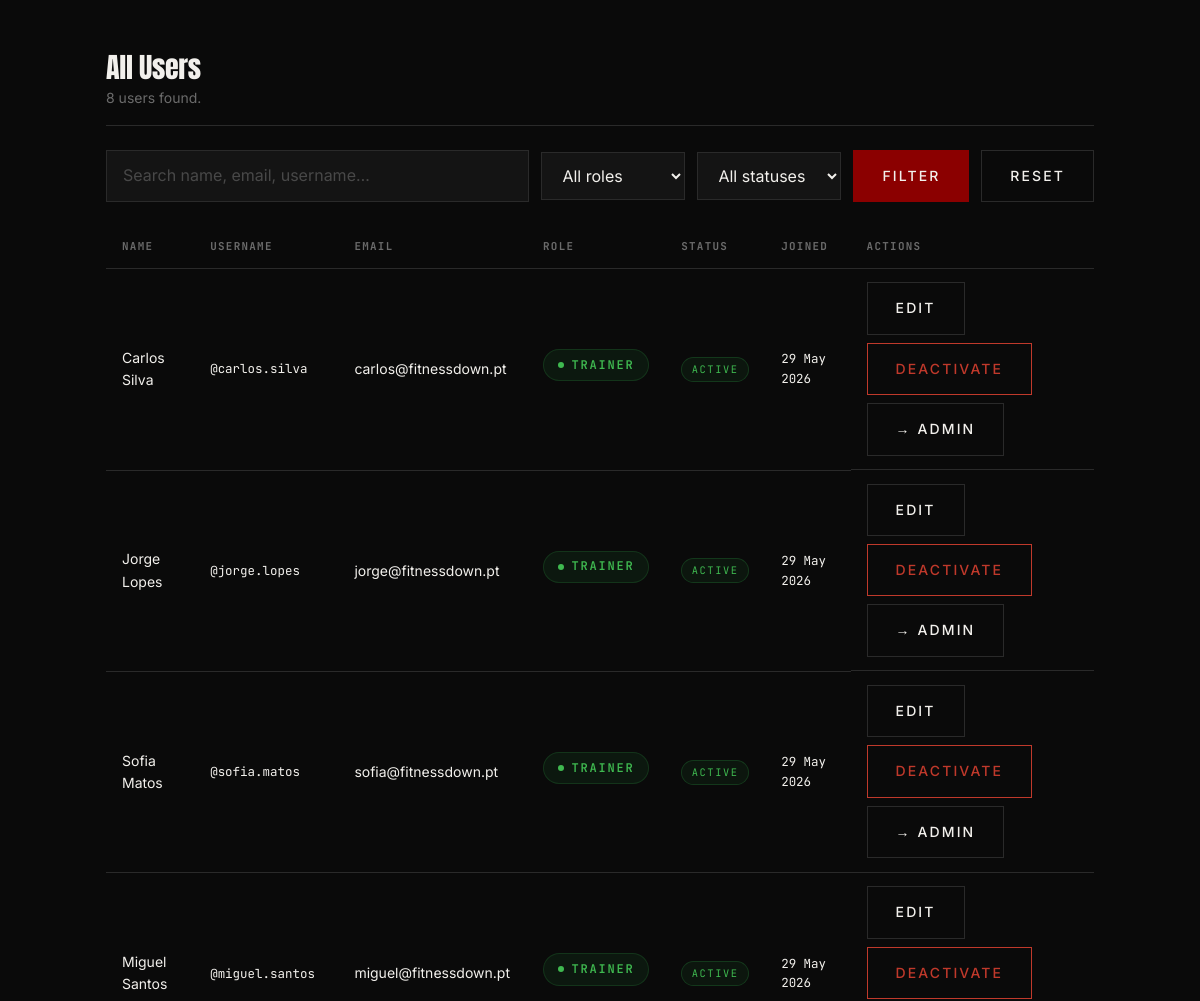
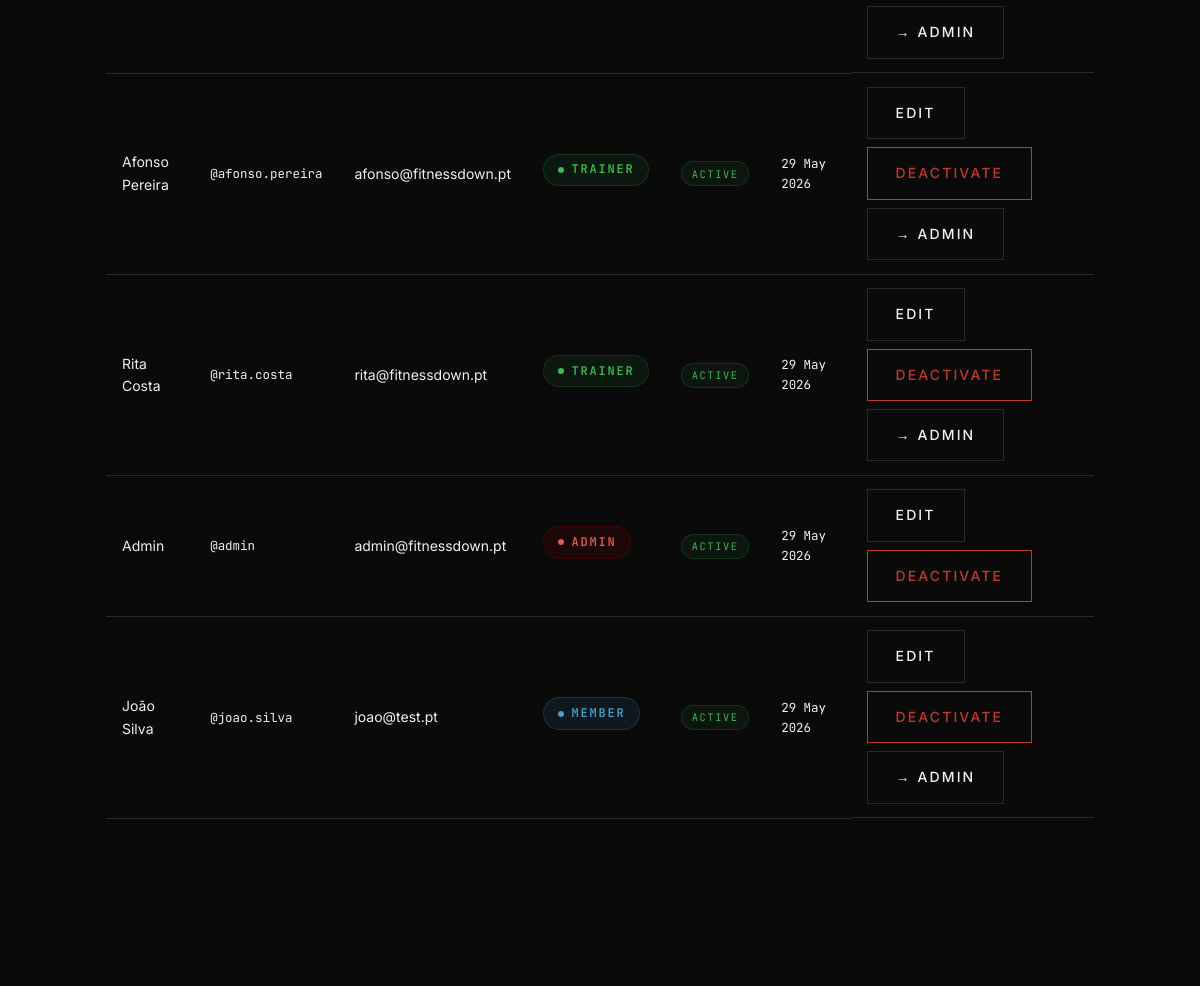
The app's page /admin/users.php (signed in, middle part), older data (2 pictures, top to bottom).
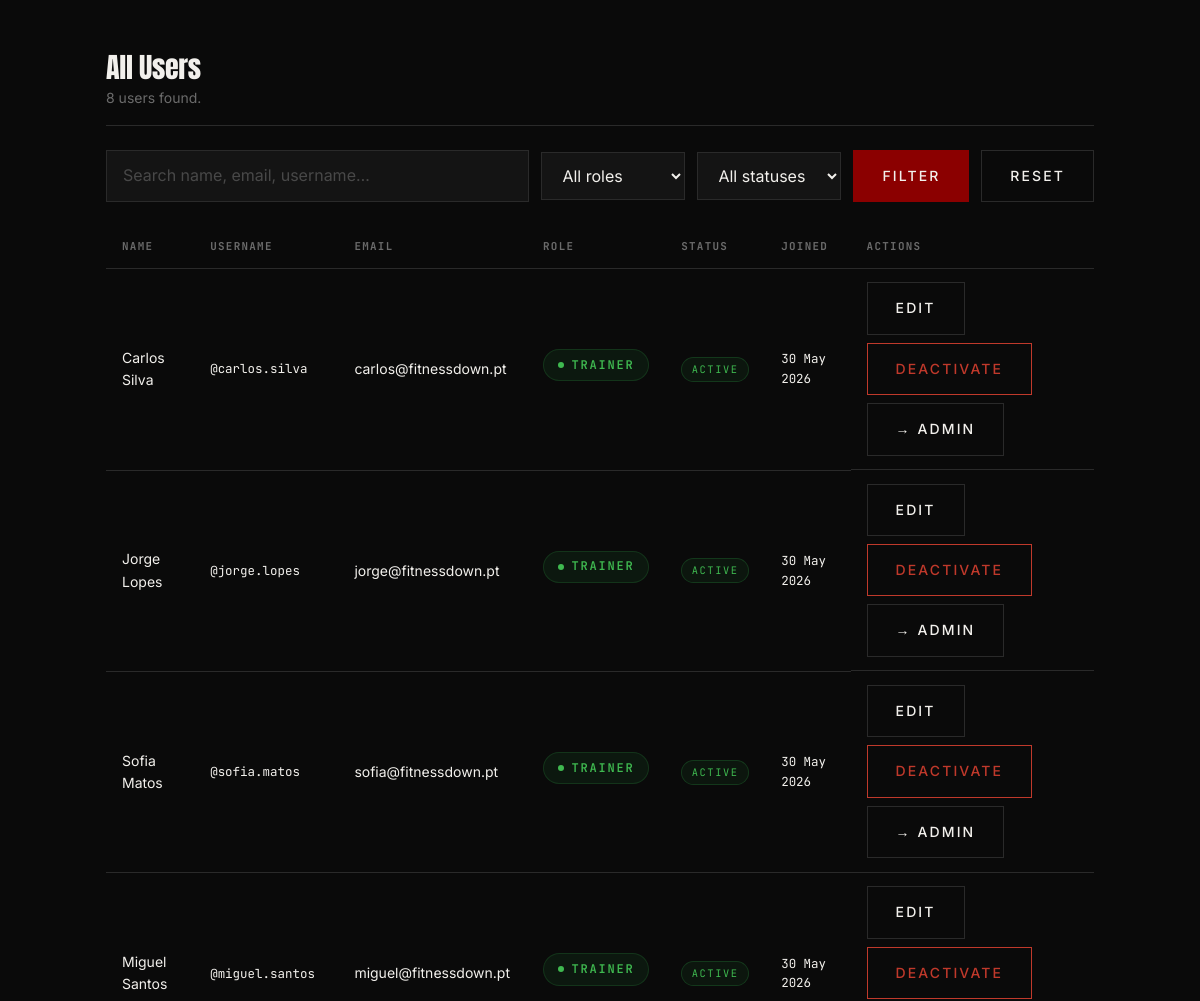
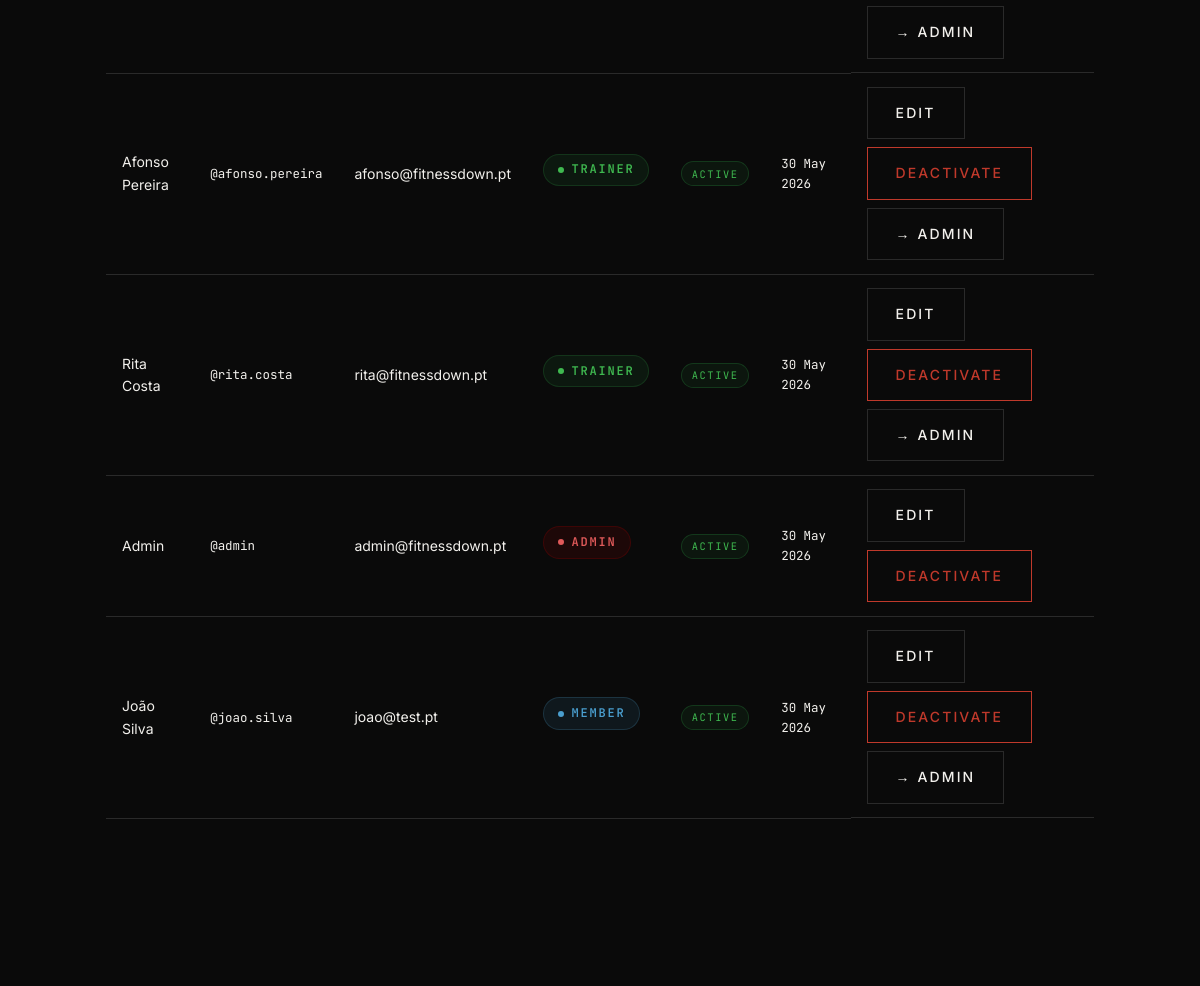
The same page, newer data (2 pictures, top to bottom).
### tables this page shows
CREATE TABLE users (
    id INTEGER PRIMARY KEY AUTOINCREMENT,
    name TEXT NOT NULL,
    email TEXT NOT NULL UNIQUE,
    username TEXT NOT NULL UNIQUE,
    password_hash TEXT NOT NULL,
    profile_photo TEXT,
    role TEXT NOT NULL CHECK (role IN ('member', 'trainer', 'admin')),
    created_at TEXT NOT NULL DEFAULT CURRENT_TIMESTAMP,
    is_active INTEGER NOT NULL DEFAULT 1
);

### includes/helper.php (called while the page is built, shortened)
<?php
function e(string $val): string {
    return htmlspecialchars($val, ENT_QUOTES | ENT_SUBSTITUTE, 'UTF-8');
}

### admin/users.php (the view, shortened to what this page needs)
<?php
$pdo      = get_db();
$admin_id = (int)$_SESSION['user_id'];
$search        = trim($_GET['q'] ?? '');
$where  = ['1=1'];
$params = [];
$sql   = "SELECT id, name, username, email, role, is_active, created_at
            FROM users
           WHERE " . implode(' AND ', $where) . "
           ORDER BY created_at DESC";
$stmt  = $pdo->prepare($sql);
$stmt->execute($params);
$users = $stmt->fetchAll();
$extra_css        = '/css/pages/admin.css';
include __DIR__ . '/../includes/header.php';
?>
<main class="admin-dashboard">
    <section class="admin-section">
        <header class="admin-section__header">
            <h2>All Users</h2>
            <p><?= count($users) ?> user<?= count($users) !== 1 ? 's' : '' ?> found.</p>
        </header>
        <form class="admin-filters" method="get" action="/admin/users.php">
            <input type="text" name="q" class="form__input admin-filters__search"
                   placeholder="Search name, email, username…"
                   value="<?= e($search) ?>">
            <select name="role" class="form__input admin-filters__select">
                <option value="">All roles</option>
            </select>
            <select name="status" class="form__input admin-filters__select">
                <option value="">All statuses</option>
            </select>
            <button type="submit" class="button button--primary">Filter</button>
            <a href="/admin/users.php" class="button button--ghost">Reset</a>
        </form>
        <?php if (empty($users)): ?>
            <p class="admin-empty">No users match your filters.</p>
        <?php else: ?>
        <div class="admin-table-wrap">
            <table class="admin-table">
                <thead>
                    <tr>
                        <th>Name</th>
                        <th>Username</th>
                        <th>Email</th>
                        <th>Role</th>
                        <th>Status</th>
                        <th>Joined</th>
                        <th>Actions</th>
                    </tr>
                </thead>
                <tbody>
                    <?php foreach ($users as $u): ?>
                    <tr class="<?= !$u['is_active'] ? 'admin-table__row--inactive' : '' ?>">
                        <td><?= e($u['name']) ?></td>
                        <td class="admin-table__mono">@<?= e($u['username']) ?></td>
                        <td><?= e($u['email']) ?></td>
                        <td>
                            <span class="profile-role-badge profile-role-badge--<?= e($u['role']) ?>">
                                <?= e(ucfirst($u['role'])) ?>
                            </span>
                        </td>
                        <td>
                            <span class="admin-status admin-status--<?= $u['is_active'] ? 'active' : 'inactive' ?>">
                                <?= $u['is_active'] ? 'Active' : 'Inactive' ?>
                            </span>
                        </td>
                        <td class="admin-table__mono"><?= e(date('d M Y', strtotime($u['created_at']))) ?></td>
                        <td class="admin-table__actions">
                            <button type="button"
                                    class="button button--ghost admin-edit-btn"
                                    data-id="<?= $u['id'] ?>"
                                    data-name="<?= e($u['name']) ?>"
                                    data-username="<?= e($u['username']) ?>"
                                    data-email="<?= e($u['email']) ?>"
                                    data-role="<?= e($u['role']) ?>">
                                Edit
                            </button>
                            <form method="post" action="/admin/users.php" style="display:inline">
                                <button type="submit"
                                        class="button <?= $u['is_active'] ? 'button--danger' : 'button--ghost' ?>"
                                        <?= $u['id'] === $admin_id ? 'disabled title="Cannot deactivate yourself"' : '' ?>>
                                    <?= $u['is_active'] ? 'Deactivate' : 'Reactivate' ?>
                                </button>
                            </form>
                            <?php if ($u['role'] !== 'admin'): ?>
                            <form method="post" action="/admin/users.php" style="display:inline">
                                <button type="submit" class="button button--ghost"
                                        onclick="return confirm('Elevate <?= e(addslashes($u['name'])) ?> to admin?')">
                                    → Admin
                                </button>
                            </form>
                            <?php endif; ?>
                        </td>
                    </tr>
                    <?php endforeach; ?>
                </tbody>
            </table>
        </div>
        <?php endif; ?>
    </section>
</main>
<?php include __DIR__ . '/../includes/footer.php'; ?>

### includes/header.php (shortened to what this page needs)
<?php
$current_page = basename($_SERVER['PHP_SELF'], '.php');
?>
<!DOCTYPE html>
<html lang="en" class="page-<?= htmlspecialchars($current_page) ?>">
<head>
    <link rel="stylesheet" href="/css/main.css">
    <?php if (isset($extra_css)): ?>
        <link rel="stylesheet" href="<?= htmlspecialchars($extra_css) ?>">
    <?php endif; ?>
</head>
<body>

### includes/footer.php (shortened to what this page needs)
</body>
</html>

### css/pages/admin.css (style rules this page uses)
.admin-dashboard { max-width: 1100px; margin: 0 auto; padding: 3rem 1.5rem 6rem; display: grid; gap: 3rem; }
.admin-section { display: flex; flex-direction: column; gap: 1.5rem; }
.admin-section__header { padding-bottom: 1rem; border-bottom: 1px solid var(--border); }
.admin-section__header h2 { margin: 0 0 0.25rem; font-family: var(--font-display); font-size: 1.75rem; color: var(--text); letter-spacing: -0.01em; }
.admin-section__header p { margin: 0; font-size: var(--text-sm); color: var(--text-muted); }
.admin-filters { display: flex; gap: 0.75rem; flex-wrap: wrap; align-items: center; }
.admin-filters__search { flex: 1; min-width: 12rem; }
.admin-filters__select { width: auto; min-width: 9rem; }
.admin-table-wrap { overflow-x: auto; }
.admin-table { width: 100%; border-collapse: collapse; font-size: var(--text-sm); }
.admin-table th { text-align: left; font-family: var(--font-mono); font-size: 0.68rem; letter-spacing: 0.12em; text-transform: uppercase; color: var(--text-muted); padding: 0.75rem 1rem; border-bottom: 1px solid var(--border); white-space: nowrap; }
.admin-table td { padding: 0.85rem 1rem; border-bottom: 1px solid var(--border); color: var(--text); vertical-align: middle; }
.admin-table__mono { font-family: var(--font-mono); font-size: 0.78rem; color: var(--text-muted); }
.admin-table__actions { display: flex; gap: 0.5rem; align-items: center; flex-wrap: wrap; }
.admin-status, .admin-equip-status { display: inline-block; font-family: var(--font-mono); font-size: 0.65rem; letter-spacing: 0.15em; text-transform: uppercase; padding: 0.2rem 0.6rem; border-radius: 2rem; }
.admin-status--active { background: rgba(46, 160, 67, 0.08); border: 1px solid rgba(46, 160, 67, 0.25); color: #3fb950; }
@media (min-width: 840px) { .admin-dashboard { padding-top: 5rem; } }

### css/base/tokens.css (style rules this page uses)
:root { --bg: #0a0a0a; --bg-surface: #141414; --bg-elevated: #1f1f1f; --text: #f2f0ec; --text-soft: #d4d4d0; --text-muted: #6b6b6b; --accent: #8b0000; --accent-hover: #a30f0f; --border: #2a2a2a; --border-strong: #6b6b6b; --font-display: "Anton", sans-serif; --font-body: "Inter", sans-serif; --font-mono: "JetBrains Mono", monospace; --text-sm: 0.875rem; --text-base: 1rem; --content-max: 1400px; }

### css/base/typography.css (style rules this page uses)
body { background-color: var(--bg); color: var(--text); font-family: var(--font-body); font-size: var(--text-base); line-height: 1.6; font-weight: 400; }
h1, h2, h3, h4, h5, h6 { font-family: var(--font-display); font-weight: 400; line-height: 1.05; color: var(--text); letter-spacing: -0.02em; }
h2 { font-size: 3.75rem; }
p { color: var(--text-soft); line-height: 1.6; text-wrap: pretty; }
a { color: inherit; transition: color 150ms cubic-bezier(0.16, 1, 0.3, 1); }

### css/components/button.css (style rules this page uses)
.button { display: inline-flex; align-items: center; justify-content: center; gap: 0.5rem; padding: 0.875rem 1.75rem; font-family: var(--font-body); font-size: var(--text-sm); font-weight: 500; letter-spacing: 0.15em; text-transform: uppercase; text-align: center; white-space: nowrap; border: 1px solid transparent; border-radius: 0; cursor: pointer; transition: background-color 250ms cubic-bezier(0.16, 1, 0.3, 1), color 250ms cubic-bezier(0.16, 1, 0.3, 1), border-color 250ms cubic-bezier(0.16, 1, 0.3, 1), transform 250ms cubic-bezier(0.16, 1, 0.3, 1); }
.button--primary { background-color: var(--accent); color: var(--text); border-color: var(--accent); }
.button--ghost { background-color: transparent; color: var(--text); border-color: var(--border); }
.button--danger { background-color: transparent; color: #c0392b; border-color: #c0392b; }

### css/components/form.css (style rules this page uses)
.form__input { width: 100%; padding: 0.75rem 1rem; font-family: var(--font-body); font-size: var(--text-base); color: var(--text); background-color: var(--bg-surface); border: 1px solid var(--border); border-radius: 0; transition: border-color 150ms cubic-bezier(0.16, 1, 0.3, 1), background-color 150ms cubic-bezier(0.16, 1, 0.3, 1); }
.form__input::placeholder { color: var(--text-muted); opacity: 0.6; }

### css/pages/home.css (style rules this page uses)
main>section { padding: 5rem 1.5rem; max-width: var(--content-max); margin: 0 auto; }
@media (min-width: 48rem) { main>section { padding: 7rem 2rem; } }

Row changes from the older to the newer data that the page shows:
changed users "Carlos Silva": created_at "29 May 2026" → "30 May 2026"
changed users "Jorge Lopes": created_at "29 May 2026" → "30 May 2026"
changed users "Sofia Matos": created_at "29 May 2026" → "30 May 2026"
changed users "Miguel Santos": created_at "29 May 2026" → "30 May 2026"
changed users "Afonso Pereira": created_at "29 May 2026" → "30 May 2026"
changed users "Rita Costa": created_at "29 May 2026" → "30 May 2026"
changed users "Admin": created_at "29 May 2026" → "30 May 2026"
changed users "João Silva": created_at "29 May 2026" → "30 May 2026"
